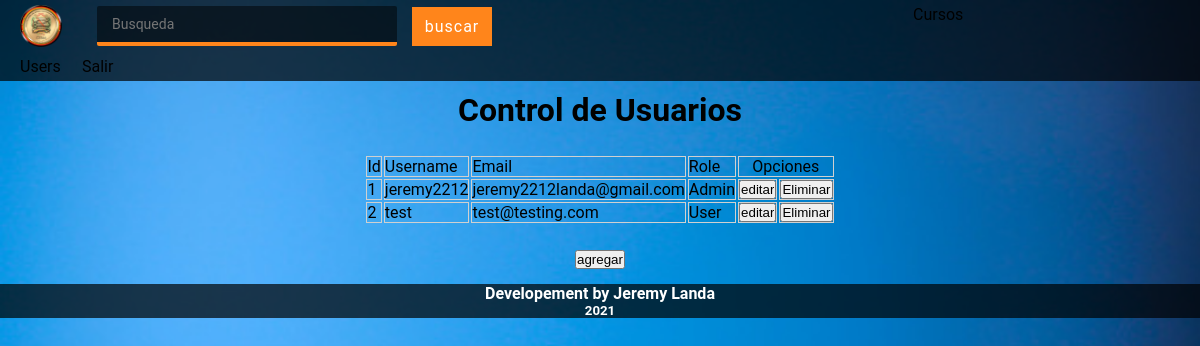
Screenshot of /?r=users (signed in) with the database file from the repository.
### tables this page shows
CREATE TABLE users(
  user_id INT(7) PRIMARY KEY AUTO_INCREMENT,
  user_name VARCHAR(30),
  user_email VARCHAR(30) NOT NULL,
  user_pass CHAR(32) NOT NULL,
  role ENUM('Admin', 'User') NOT NULL
);

### controllers/ViewController.php (called while the page is built)
<?php
class ViewController {
	private static $view_path = './views/';
	public function load_view($view) {
		require_once( self::$view_path . 'header.php' );
		require_once( self::$view_path . $view . '.php' );
		require_once( self::$view_path . 'footer.php' );
	}
}

### index.php (called while the page is built, shortened)
<?php
require_once('./controllers/Autoload.php');
$route = isset($_GET['r']) ? $_GET['r'] : 'home';
$mexflix = new Router($route);

### controllers/Autoload.php (called while the page is built, shortened)
<?php
class Autoload
{
	public function __construct()
	{
		spl_autoload_register(function ($class_name){
			$models_path = './models/' . $class_name . '.php';
			$controllers_path = './controllers/' . $class_name . '.php';
		});
	}
}

### models/Model.php (called while the page is built, shortened)
<?php
abstract class Model {
	private static $db_host = 'localhost';
	private static $db_user = 'root';
	private static $db_pass = '';
	private static $db_name = 'contraloria';
	private static $db_charset = 'utf8';
	private $conn;
	protected $query;
	protected $rows = array();
	public function db_open() {
		$this->conn = new mysqli(
			self::$db_host,
			self::$db_user,
			self::$db_pass,
			self::$db_name
		);
		$this->conn->set_charset(self::$db_charset);
	}
	protected function get_query() {
		$result = $this->conn->query($this->query);
		while( $this->rows[] = $result->fetch_assoc() );
		return array_pop($this->rows);
	}
}

### models/UsersModel.php (called while the page is built, shortened)
<?php
	class UsersModel extends Model {
		public function read( $user_id = '' ) {
			$this->query = ($user_id != '')
	    ?"SELECT * FROM users WHERE user_id = '$user_id'"
	    :"SELECT * FROM users";
			$this->get_query();
			$data = array();
			foreach ($this->rows as $key => $value) {
				array_push($data, $value);
			}
			return $data;
		}
}
?>

### views/users.php (the view, shortened to what this page needs)
<h1 align="center">Control de Usuarios</h1>
<?php
$user = new UsersModel();
$userscount = $user->read();
$template = '<div align="center">
<table align="center">
  <tr>
    <td>Id</td>
    <td>Username</td>
    <td>Email</td>
    <td>Role</td>
    <td colspan ="2" align="center">Opciones</td>
  </tr>';
foreach ($userscount as $key) {
  $template .= '
  <tr>
    <td>' . $key['user_id'] . '</td>
    <td>' . $key['user_name'] . '</td>
    <td>' . $key['user_email'] . '</td>
    <td>' . $key['role'] . '</td>
    <td><form method="post">
      <input type="hidden" name="r" value="edit_user">
      <input type="hidden" name="u" value="'. $key['user_id']. '">
      <input type="submit" name="editar" value="editar">
    </form></td>
    <td><form method="post">
      <input type="hidden" name="r" value="delete_user">
      <input type="hidden" name="u" value="'. $key['user_id']. '">
      <input type="submit" name="Eliminar" value="Eliminar">
    </form></td>
  </tr>';
}
$template .= '</table>';
printf ($template);
?>
<form method="post">
    <input type="submit" name="agregar" value="agregar">
</form>
</div>

### views/header.php (style rules this page uses)
td { border: 1px solid #d0d0d0; }
table { margin: 25px auto; }
form { display: inline-block; }
* { margin: 0; padding: 0; -webkit-box-sizing: border-box; -moz-box-sizing: border-box; box-sizing: border-box; color: white; text-decoration: none; }
* { color: black; }

### rows the page displays
users: user_id "1", user_name "jeremy2212", user_email "jeremy2212landa@gmail.com", role "Admin"
users: user_id "2", user_name "test", user_email "test@testing.com", role "User"
